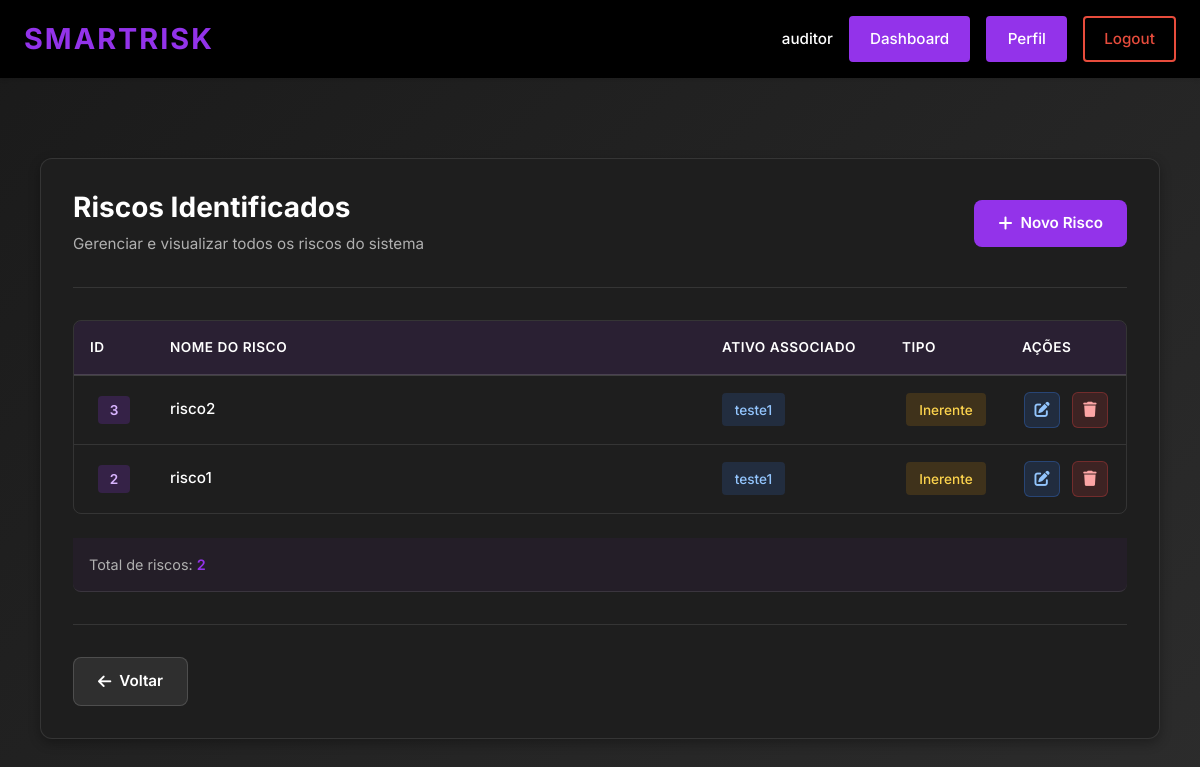
/lista_riscos/ (signed in), run on an earlier commit of the app's database.
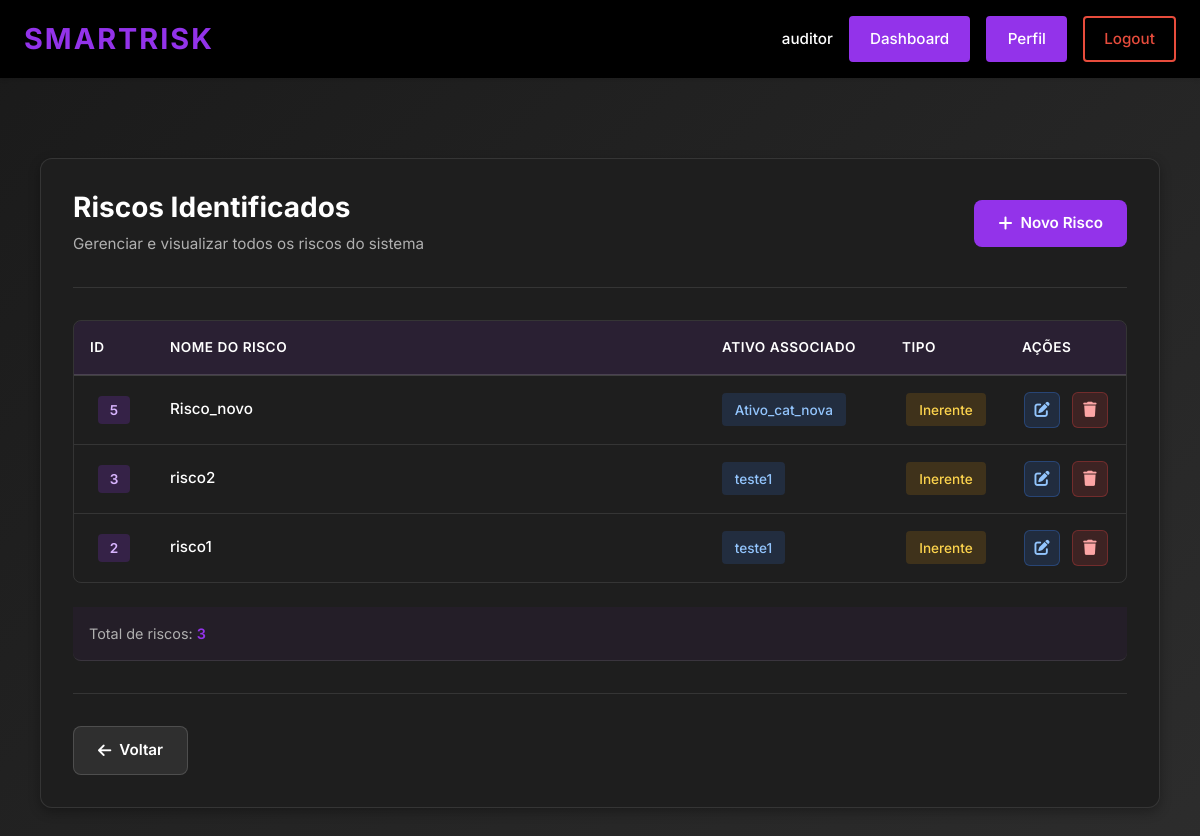
And on a later commit of the database.
### ismsapp/models.py (models this page shows, shortened)
class Risco(models.Model):
    class Tipo(models.TextChoices):
        INERENTE = "inerente", "Inerente"
        RESIDUAL = "residual", "Residual"
    """The asset that is exposed to this risk. Each risk is linked to exactly one asset, but an asset can have multiple risks."""
    ativo = models.ForeignKey(
        Ativo,
        on_delete = models.CASCADE,
        related_name = "riscos",
        help_text = "O ativo que é exposto a este risco.",
    )
    """The name or title of the risk."""
    nome = models.CharField(
        max_length = 255,
        blank = False,
        help_text = "Nome ou título do risco.",
    )
    """Indicates whether this record is an inherent or residual risk assessment. This field is mainly for labelling and filtering purposes, as the actual scores are determined by the respective FK fields. In practice, most scenarios will have both an inherent and a residual assessment within the same Risco record, but this field allows explicit categorization when needed."""
    tipo = models.CharField(
        max_length = 10,
        choices = Tipo.choices,
        help_text = "Indica se este registro está rotulado como uma avaliação de risco inerente ou residual.",
    )
    """Detailed description of the risk scenario, including how the associated threats could exploit vulnerabilities in the asset and what the potential consequences would be. This should provide enough context to understand the nature of the risk and inform the assessment and treatment process."""
    descricao = models.TextField(
        help_text = "Descrição completa do cenário de risco: o que poderia acontecer, por quê, e qual seria o impacto.",
    )
    """The severity of the impact if this risk materialises and no controls are in place. This FK references a Consequencia record that defines the inherent consequence level for this risk scenario."""
    consequencia_inerente = models.ForeignKey(
        Consequencia,
        on_delete = models.PROTECT,
        related_name = "riscos_inerentes",
        null = True,
        blank = True,
        help_text = "A severidade do impacto se este risco materializar e não houver controles em vigor.",
    )
    """The likelihood that this risk will occur if no controls are in place. This FK references a Probabilidade record that defines the inherent probability level for this risk scenario."""
    probabilidade_inerente = models.ForeignKey(
        Probabilidade,
        on_delete = models.PROTECT,
        related_name = "riscos_inerentes",
        null = True,
        blank = True,
        help_text = "A probabilidade de este risco ocorrer sem qualquer controle em vigor.",
    )
    """The overall inherent risk level derived from combining the inherent consequence and probability scores. This FK references a Nivel record that defines the inherent risk level for this scenario. The Nivel records linked here should be of the 'Inerente' type to reflect that they are part of the inherent risk assessment."""
    nivel_inerente = models.ForeignKey(
        Nivel,
        on_delete = models.PROTECT,
        related_name = "riscos_inerentes",
        limit_choices_to = {"tipo": Nivel.Tipo.INERENTE},
        null = True,
        blank = True,
        help_text = (
            "O nível geral de risco inerente derivado da combinação da consequência "
            "e da probabilidade inerentes (ex.: 'Crítico', 'Alto')."
        ),
    )
    """The numerical value of the inherent risk, calculated as probability × consequence."""
    valor_risco_inerente = models.DecimalField(
        max_digits = 5,
        decimal_places = 2,
        null = True,
        blank = True,
        help_text = "Valor numérico do risco inerente (probabilidade × consequência).",
    )
    """The severity of the impact after the planned controls or mitigations have been applied. This FK references a Consequencia record that defines the residual consequence level for this risk scenario."""
    consequencia_residual = models.ForeignKey(
        Consequencia,
        on_delete = models.PROTECT,
        related_name = "riscos_residuais",
        null = True,
        blank = True,
        help_text = "A severidade do impacto após a aplicação dos controles ou mitigações planejados.",
    )
    """The likelihood that this risk will still occur after the planned controls or mitigations have been applied. This FK references a Probabilidade record that defines the residual probability level for this risk scenario."""
    probabilidade_residual = models.ForeignKey(
        Probabilidade,
        on_delete = models.PROTECT,
        related_name = "riscos_residuais",
        null = True,
        blank = True,
        help_text = "A probabilidade de este risco ainda ocorrer após a aplicação dos controles.",
    )
    """The overall residual risk level derived from combining the residual consequence and probability scores. This FK references a Nivel record that defines the residual risk level for this scenario. The Nivel records linked here should be of the 'Residual' type to reflect that they are part of the residual risk assessment. This is the target level the organisation aims to reach through treatment."""
    nivel_residual = models.ForeignKey(
        Nivel,
        on_delete = models.PROTECT,
        related_name = "riscos_residuais",
        limit_choices_to = {"tipo": Nivel.Tipo.RESIDUAL},
        null = True,
        blank = True,
        help_text = (
            "O nível geral de risco residual derivado da combinação da consequência "
            "e da probabilidade residuais. Este é o nível alvo que a organização "
            "pretende alcançar por meio do tratamento."
        ),
    )
    """The numerical value of the residual risk, calculated as probability × consequence after controls."""
    valor_risco_residual = models.DecimalField(
        max_digits = 5,
        decimal_places = 2,
        null = True,
        blank = True,
        help_text = "Valor numérico do risco residual após aplicação dos controles.",
    )
    """The treatment plans selected to address this risk. More than one treatment can apply (e.g. mitigar + compartilhar), and a single treatment plan can be linked to multiple risks if it addresses common scenarios."""
    tratamentos = models.ManyToManyField(
        Tratamento,
        related_name = "riscos",
        blank = True,
        help_text = (
            "Os planos de tratamento selecionados para lidar com este risco. "
            "Mais de um tratamento pode ser aplicado (e.g. mitigar + compartilhar)."
        ),
    )
    class Meta:
        verbose_name = "Risco"
        verbose_name_plural = "Riscos"

class Ativo(models.Model):
    """Name/identifier of the asset (e.g., 'Servidor de Banco de Dados Prod-01')."""
    nome = models.CharField(
        max_length=255,
        default="Ativo",
        help_text="Nome único ou identificador do ativo (ex.: 'Servidor de Banco de Dados Prod-01').",
    )
    """Foreign key to the asset category that classifies this asset."""
    categoria = models.ForeignKey(
        CategoriaAtivo,
        on_delete=models.SET_NULL,
        null=True,
        related_name="ativos",
        help_text="Categoria que classifica este ativo.",
    )
    """Numeric score for the Confidentiality dimension, indicating how sensitive the asset's information is. Higher values mean greater damage if data is disclosed without authorization."""
    confidencialidade = models.PositiveSmallIntegerField(
        verbose_name = "Confidencialidade (C)",
        default = 0,
        help_text = (
            "Grau de sensibilidade das informações deste ativo. "
            "Uma pontuação mais alta indica maior prejuízo caso os dados sejam divulgados sem autorização."
        ),
    )
    """Numeric score for the Integrity dimension, indicating how critical it is that the asset's data remains accurate and unaltered. Higher values mean greater harm if data is modified or corrupted."""
    integridade = models.PositiveSmallIntegerField(
        verbose_name = "Integridade (I)",
        default = 0,
        help_text = (
            "Grau de criticalidade do dado deste ativo. "
            "Uma pontuação mais alta indica maior dano se os dados forem modificados ou corrompidos."
        ),
    )
    """Numeric score for the Availability dimension, indicating how important it is that the asset is accessible when needed. Higher values mean more severe impact if the asset becomes unavailable."""
    disponibilidade = models.PositiveSmallIntegerField(
        verbose_name = "Disponibilidade (D)",
        default = 0,
        help_text = (
            "Grau de importância do acesso a este ativo quando necessário. "
            "Uma pontuação mais alta indica impacto mais severo se o ativo se tornar indisponível."
        ),
    )
    """The Privacy dimension score, indicating how much the asset handles personal data subject to privacy regulations. Higher values mean greater exposure to privacy-related obligations and risks."""
    privacidade = models.PositiveSmallIntegerField(
        verbose_name = "Privacidade (P)",
        default = 0,
        help_text = (
            "O grau em que este ativo lida com dados pessoais sujeitos a regulamentações de privacidade. "
            "Uma pontuação mais alta indica maior exposição a obrigações e riscos relacionados à privacidade."
        ),
    )
    """Composite CIDP weight calculated from the four dimension scores previously defined. This value is used in risk scoring to reflect the overall criticality of the asset. Consider overriding the save() method or using a @property to automatically keep this value in sync whenever any of the individual dimension scores are updated."""
    peso_cidp = models.DecimalField(
        max_digits = 5,
        decimal_places = 2,
        default = 0,
        help_text = (
            "Peso composto CIDP calculado a partir das quatro pontuações de dimensão acima. "
        ),
    )
    class Meta:
        verbose_name = "Ativo"
        verbose_name_plural = "Ativos"

### ismsapp/views.py (the view)
# urls.py: path("lista_riscos/", views.ReadRiscoView.as_view(), name="lista_riscos"),
class ReadRiscoView(View):
    template_name = "ismsapp/lista_riscos.html"
    def _check_permission(self, user):
        if not user.is_authenticated:
            return False
        user_profile = getattr(user, 'profile', None)
        if not user_profile:
            return False
        allowed_actors = [
            UserProfile.Actor.AUDITOR,
            UserProfile.Actor.ANALISTA
        ]
        return user_profile.actor_type in allowed_actors
    def _check_edit_permission(self, user):
        if not user.is_authenticated:
            return False
        user_profile = getattr(user, 'profile', None)
        if not user_profile:
            return False
        allowed_actors = [
            UserProfile.Actor.AUDITOR,
            UserProfile.Actor.ANALISTA
        ]
        return user_profile.actor_type in allowed_actors
    @method_decorator(login_required(login_url="login"))
    def get(self, request, *args, **kwargs):
        if not self._check_permission(request.user):
            return redirect('dashboard')
        from .models import Risco
        riscos = Risco.objects.all().order_by('-id')
        pode_editar_deletar = self._check_edit_permission(request.user)
        contexto = {
            'riscos': riscos,
            'pode_editar_deletar': pode_editar_deletar,
        }
        return render(request, self.template_name, contexto)

### ismsapp/templates/ismsapp/lista_riscos.html (shortened to what the changed rows need)
{% extends "ismsapp/base.html" %}
{% load static %}
{% block extra_css %}
    <link href="https://cdn.jsdelivr.net/npm/bootstrap@5.3.0/dist/css/bootstrap.min.css" rel="stylesheet">
    <link href="https://cdnjs.cloudflare.com/ajax/libs/font-awesome/6.4.0/css/all.min.css" rel="stylesheet">
    <link href="{% static 'css/ismsapp/lista_riscos.css' %}" rel="stylesheet">
{% endblock %}
{% block content %}
    <div class="lista-container">
        <div class="lista-card">
            <div class="lista-header">
                <div class="header-content">
                    <h1>Riscos Identificados</h1>
                </div>
            </div>
            {% if riscos %}
                <div class="risks-table-wrapper">
                    <table class="risks-table">
                        <thead>
                            <tr>
                                <th>ID</th>
                                <th>Nome do Risco</th>
                                <th>Ativo Associado</th>
                                <th>Tipo</th>
                                <th>Ações</th>
                            </tr>
                        </thead>
                        <tbody>
                            {% for risco in riscos %}
                                <tr>
                                    <td class="risk-id-cell">
                                        <span class="id-badge">{{ risco.id }}</span>
                                    </td>
                                    <td class="risk-name-cell">
                                        {{ risco.nome }}
                                    </td>
                                    <td class="risk-asset-cell">
                                        {% if risco.ativo %}
                                            <span class="asset-badge">{{ risco.ativo.nome }}</span>
                                        {% else %}
                                            <span class="asset-badge empty">Sem ativo</span>
                                        {% endif %}
                                    </td>
                                    <td class="risk-type-cell">
                                        <span class="type-badge {% if risco.tipo == 'inerente' %}inerente{% else %}residual{% endif %}">
                                            {{ risco.get_tipo_display }}
                                        </span>
                                    </td>
                                    <td class="risk-actions-cell">
                                        <div class="action-buttons">
                                            <a href="{% url 'editar_risco' risco.id %}" class="action-btn view-btn" title="Editar">
                                                <i class="fas fa-edit"></i>
                                            </a>
                                            {% if pode_editar_deletar %}
                                                <a href="{% url 'deletar_risco' risco.id %}" class="action-btn delete-btn" title="Deletar">
                                                    <i class="fas fa-trash"></i>
                                                </a>
                                            {% endif %}
                                        </div>
                                    </td>
                                </tr>
                            {% endfor %}
                        </tbody>
                    </table>
                </div>
                <div class="table-info">
                    <p>Total de riscos: <strong>{{ riscos.count }}</strong></p>
                </div>
            {% endif %}
        </div>
    </div>
{% endblock %}

What changed in the data, as far as the page shows it:
added Risco: id "5", nome "Risco_novo", ativo.nome "Ativo_cat_nova", tipo "Inerente"
Also different on the page:
{{ riscos.count }}: "2" → "3"
